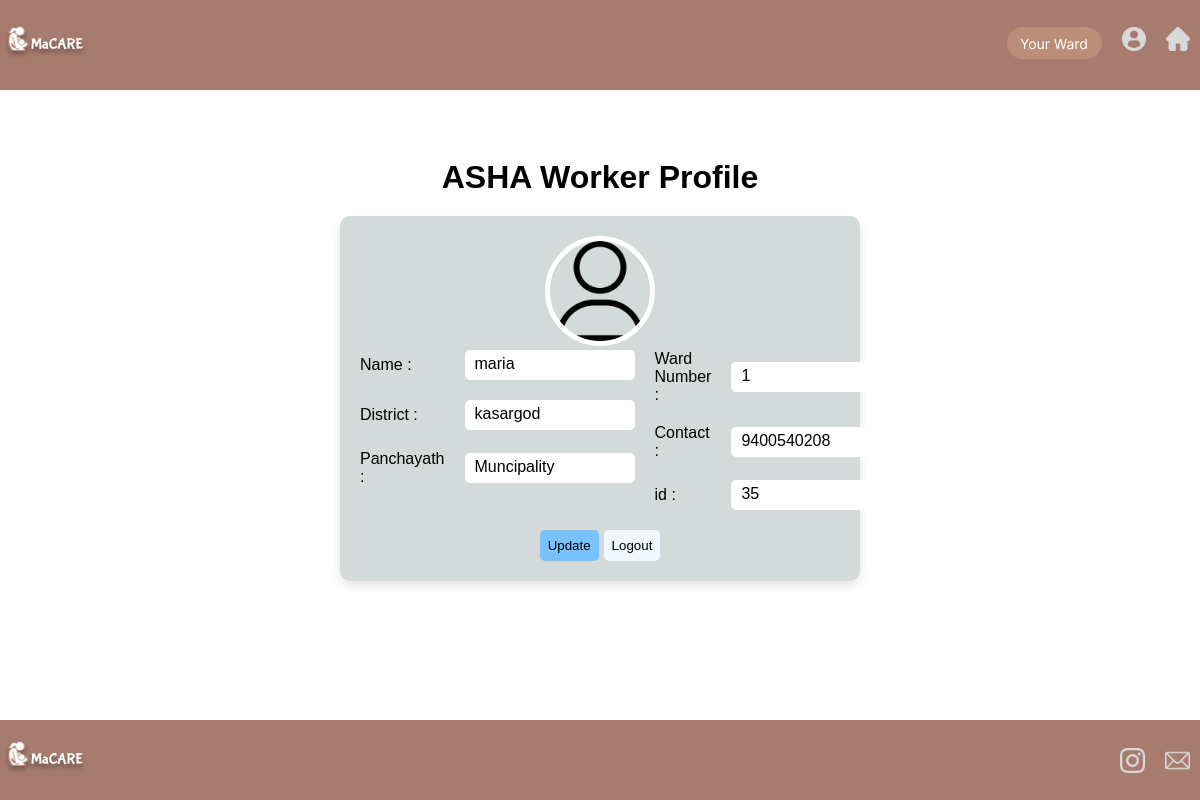
/ashaprofile/ (signed in), run on the app's committed database.
### macares/models.py (models this page shows, shortened)
class User(models.Model):
    uid=models.AutoField(primary_key=True)
    email = models.EmailField(unique=True)
    name = models.CharField(max_length=20)
    password = models.CharField(max_length=20)
    age=models.IntegerField(default='10')
    yesno=models.CharField(max_length=3)
    district=models.CharField(max_length=50)
    wardno=models.IntegerField()
    phone=models.IntegerField()
    cmp = models.CharField(max_length=20)
    occupation = models.CharField(max_length=20)
    ashaid = models.IntegerField(default='0')
    lastmen = models.DateField(settings.DATE_FORMAT,default="2002-02-01")
    lastpg = models.DateField(settings.DATE_FORMAT,default="2002-02-01")
    bg = models.CharField(max_length=20,default="A+")
    rchid=models.IntegerField(default='0')

### macares/views.py (the view)
# urls.py: path('ashaprofile/',ashaprofile,name='ashaprofile'),
def ashaprofile(request):
    if 'email' in request.session:
        users = User.objects.get(email=request.session['email'])
        my_dict = {
            'name': users.name,
            'email': users.email,
            'wardno': users.wardno,
            'district': users.district,
            'phone': users.phone,
            'panchayath': users.cmp,
            'rchid': users.uid
        }
        return render(request, 'ashaprofile.html', {'my_dict': my_dict})
    else:
        data = {'status': 'You need to login first'}
        return render(request, 'ashalogin.html', context=data)

### macares/templates/ashaprofile.html (shortened to what this page needs)
{% extends 'baseAsha.html' %} {% block style %}
<link rel="stylesheet" href="../static/css/ashaprofile.css" />
{% endblock %} {% block content %}
<div class="profileasha-wrapper">
  <h1 style="margin-top:100px ;">ASHA Worker Profile</h1>
  <div class="contentWrapper">
    <div class="img-circle text-center mb-3">
      <img src="../static/images/profile3.png" alt="Image" class="shadow" />
    </div>
    <div class="new">
      <div>
        <div class="labelprofile">
          <p>Name :</p>
          <p>{{my_dict.name}}</p>
        </div>
        <div class="labelprofile">
          <p>District :</p>
          <p>{{my_dict.district}}</p>
        </div>
        <div class="labelprofile">
          <p>Panchayath :</p>
          <p>{{my_dict.panchayath}}</p>
        </div>
      </div>
      <div>
        <div class="labelprofile">
          <p>Ward Number :</p>
          <p>{{my_dict.wardno}}</p>
        </div>
        <div class="labelprofile">
          <p>Contact :</p>
          <p>{{my_dict.phone}}</p>
        </div>
        <div class="labelprofile">
          <p>id :</p>
          <p>{{my_dict.rchid}}</p>
        </div>
      </div>
    </div>
    <div style="display: flex; gap: 5px; padding-top: 20px">
      <a href="{% url 'ashaupdate' %}">
        <button class="up">Update</button>
      </a>
      <a href="{% url 'home' %}">
        <button class="can">Logout</button>
      </a>
    </div>
  </div>
</div>
{% endblock %}

### macares/static/css/baseAsha.css (style rules this page uses)
* { margin: 0; padding: 0; font-family: sans-serif; }
a { text-decoration: none; }
body { width: 100vw; display: flex; flex-direction: column; align-items: center; padding:0; overflow-x: hidden; }

### macares/templates/ashaprofile.html (style rules this page uses)
.profileasha-wrapper { width: 100vw; height: 80vh; display: flex; align-items: center; justify-content: center; flex-direction: column; gap: 20px; margin: 0px; }
.labelprofile { display: flex; width: 100%; gap: 20px; align-items: center; justify-content: space-between; }
.labelprofile > :nth-child(2) { min-width: 150px; max-width: 200px; height: 20px; padding: 5px 10px; background-color: rgb(255, 255, 255); border-radius: 5px; }
.contentWrapper { display: flex; align-items: center; flex-direction: column; width: 40vw; height: fit-content; border-radius: 10px; box-shadow: 0 5px 10px rgba(20, 16, 16, 0.1); background-color: rgb(212, 217, 217); padding: 20px; }
.new { padding: 0; margin: 0; display: flex; flex-direction: row; justify-content: space-between; width: 100%; gap:20px; }
.new > div { display: flex; flex-direction: column; gap: 20px; width: 70%; }
.up { padding: 8px; background-color: rgb(122, 193, 255); border-radius: 5px; border: none; }
.can { padding: 8px; background-color: aliceblue; border-radius: 5px; border: none; }
.img-circle img { height: 100px; width: 100px; border-radius: 100%; border: 5px solid #fff; }

### data on the page
User: name "maria", district "kasargod", panchayath "Muncipality"

### other printed values
{{ my_dict.wardno }} "1"
{{ my_dict.phone }} "9400540208"
{{ my_dict.rchid }} "35"
